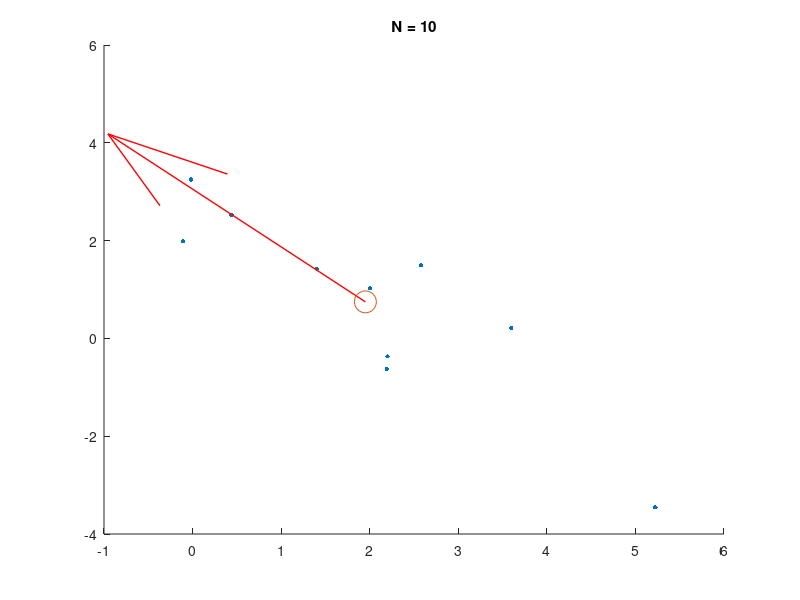
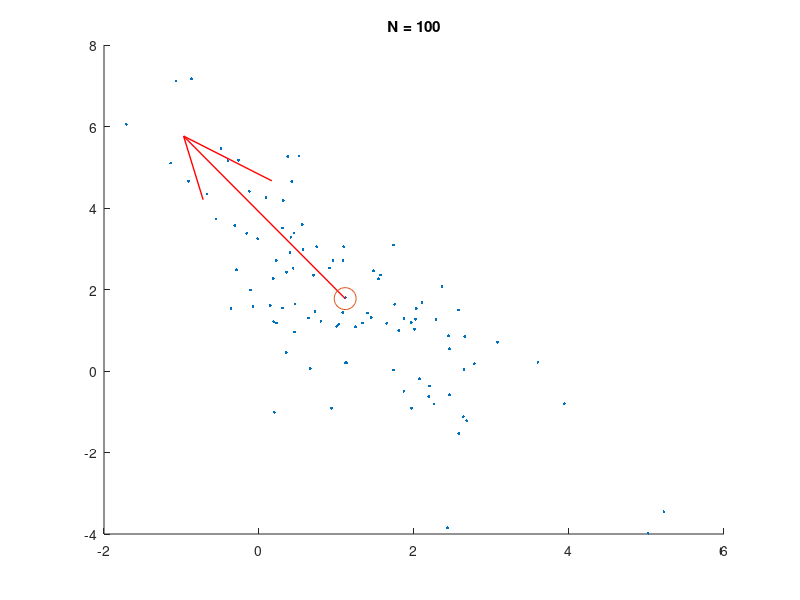
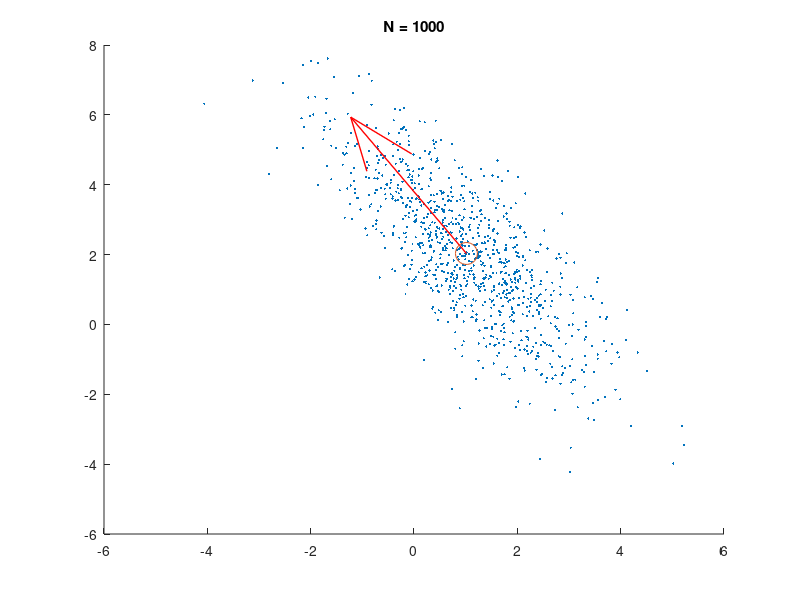
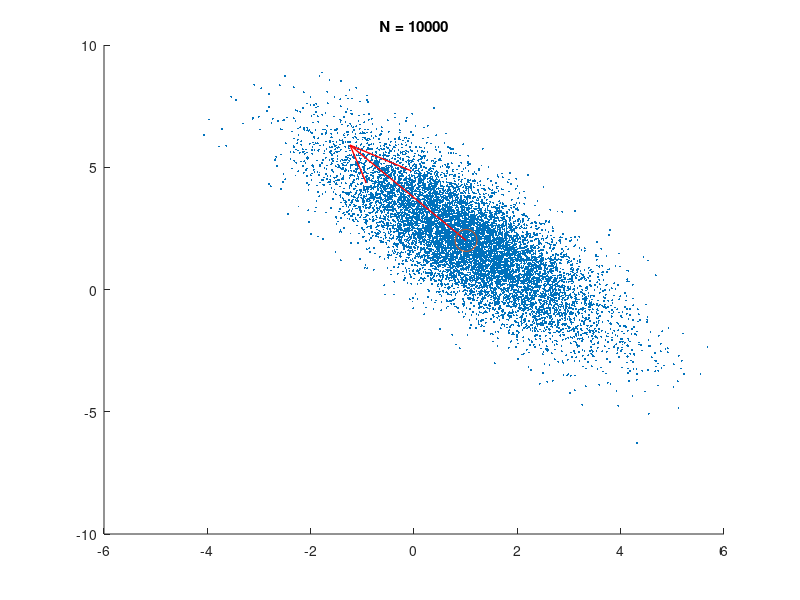

Source code (MATLAB) for these figures, in order:
clc;
clear;
close all;

% Find A from Covariance matrix C where C=A*A'
mu = [1; 2];
cov = [1.6250 -1.9486; -1.9486 3.8750];
[Q, D] = eig(cov);
A = Q*sqrt(D); % square root of a diagonal matrix is square root of individual elements

% Find norm of mu and frobenius norm of cov
norm_mu = norm(mu);
norm_cov = norm(cov);

% Initialize empty matrices to store error
mean_err = zeros(100, 5);
cov_err = zeros(100, 5);

for lN=1:5 % Looping over values of log10(N)
    N = 10^lN;
    for iter=1:100 % Repeating 100 times for a given N
        rng(2*iter); % Setting seed to reproduce results
        x = A * randn(2,N) + mu; % values from X
        
        % ML estimate of mean is sum(x)/N
        mean_mle = sum(x,2) / N;
        % ML estimate of covariance matrix is sum((x-mu^)(x-mu^)')/N
        cov_mle = (x-mean_mle)*(x-mean_mle)' / N;
        
        % Error measure of mean and covariance
        mean_err(iter,lN) = norm(mu - mean_mle) / norm_mu; % Where lN = log10(N)
        cov_err(iter,lN) = norm(cov - cov_mle) / norm_cov; % Where lN = log10(N)
    end
    
    figure;
    % Plot data points for seed=100
    scatter(x(1,:), x(2,:), 10/((lN)^(1.2)), "filled");
    
    % Calculating principal mode of variation
    [Q, lambda] = eig(cov_mle);
    if lambda(1, 1) > lambda(2, 2)
        ep = D(1,1)*Q(:, 1);
    else
        ep = D(2,2)*Q(:, 2);
    end
    hold on;
    quiver(mean_mle(1), mean_mle(2), ep(1), ep(2), 'Color', 'red', 'LineStyle', '-', 'LineWidth', 1);
    scatter(mean_mle(1), mean_mle(2), 250, 'r.');
    title(sprintf("N = %i", N));
    saveas(gcf, sprintf("../results/d_%i.jpg", N)); % Save current figure
    hold off;
end

% Box plotting the mean error values for different N
figure;
boxplot(mean_err);
title('Error b/w True mean & ML estimate');
ylabel('Error');
xlabel('log_{10}(N)');
saveas(gcf, "../results/mean_err.jpg"); % Save current figure

% Box plotting the covariance error values for different N
figure;
boxplot(cov_err);
title('Error b/w True covariance & ML estimate');
ylabel('Error');
xlabel('log_{10}(N)');
saveas(gcf, "../results/cov_err.jpg"); % Save current figure

close all;

function ret = norm(x)
    ret = sqrt(sum(x.*x, 'all'));
    % 'all' makes this function useful for calculating 2-norm for vectors
    % and frobenius norm for matrices
end
